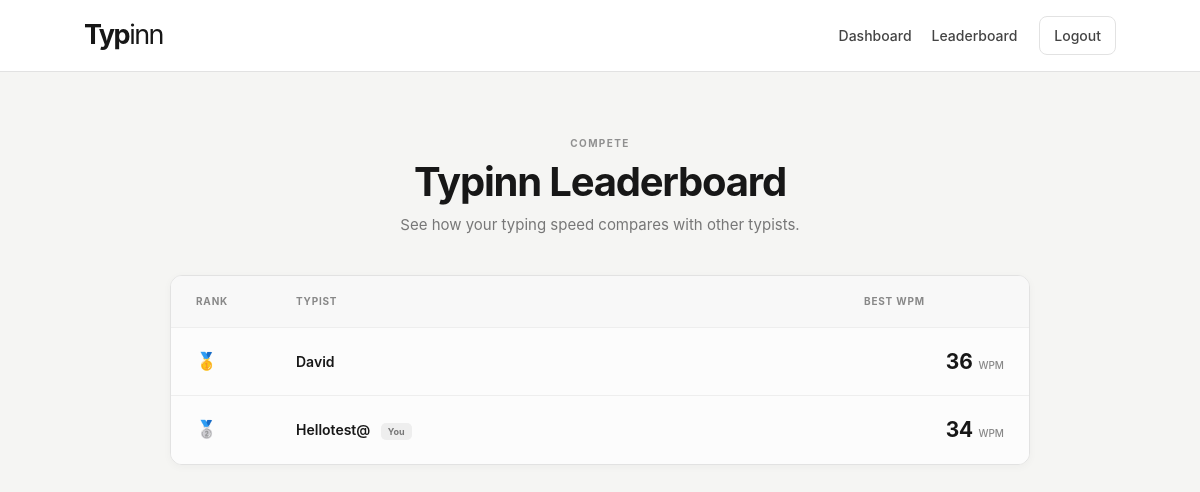
The page /leaderboard (signed in) on the database its author committed.
### app.py (models this page shows, shortened)
class User(db.Model, UserMixin):
    id = db.Column(
        db.Integer,
        primary_key=True
    )
    username = db.Column(
        db.String(80),
        unique=True,
        nullable=False
    )
    email = db.Column(
        db.String(120),
        unique=True,
        nullable=False
    )
    password_hash = db.Column(
        db.String(255),
        nullable=False
    )
    xp = db.Column(
        db.Integer,
        default=0,
        nullable=False
    )
    streak = db.Column(
        db.Integer,
        default=0,
        nullable=False
    )
    last_test_date = db.Column(
        db.Date,
        nullable=True
    )

### app.py (the view)
@app.route("/leaderboard")
def leaderboard():
    leaderboard_data = (
        db.session.query(
            User.username,
            db.func.max(
                TypingResult.wpm
            ).label("best_wpm")
        )
        .join(
            TypingResult,
            TypingResult.user_id == User.id
        )
        .group_by(
            User.id
        )
        .order_by(
            db.desc("best_wpm"),
            User.username.asc()
        )
        .limit(100)
        .all()
    )
    return render_template(
        "leaderboard.html",
        leaderboard=leaderboard_data
    )

### app.py (called while the page is built)
@login_manager.user_loader
def load_user(user_id):
    try:
        return db.session.get(
            User,
            int(user_id)
        )
    except (
        TypeError,
        ValueError
    ):
        return None

### templates/leaderboard.html (shortened to what this page needs)
{% extends "base.html" %}
{% block content %}
<div class="leaderboard-container">
    <section class="leaderboard-header">
        <span class="eyebrow">
            COMPETE
        </span>
        <h1>
            Typinn Leaderboard
        </h1>
        <p>
            See how your typing speed compares with other typists.
        </p>
    </section>
    <section class="leaderboard-card">
        {% if leaderboard %}
            <div class="leaderboard-row leaderboard-head">
                <span>
                    Rank
                </span>
                <span>
                    Typist
                </span>
                <span>
                    Best WPM
                </span>
            </div>
            {% for user in leaderboard %}
                <div
                    class="
                        leaderboard-row
                        {% if loop.index <= 3 %}
                            top-rank
                        {% endif %}
                    "
                >
                    <span class="rank">
                        {% if loop.index == 1 %}
                            🥇
                        {% elif loop.index == 2 %}
                            🥈
                        {% elif loop.index == 3 %}
                            🥉
                        {% else %}
                            #{{ loop.index }}
                        {% endif %}
                    </span>
                    <span class="username">
                        {{ user.username }}
                        {% if current_user.is_authenticated
                              and user.username == current_user.username %}
                            <small>
                                You
                            </small>
                        {% endif %}
                    </span>
                    <strong class="leaderboard-wpm">
                        {{ user.best_wpm }}
                        <small>
                            WPM
                        </small>
                    </strong>
                </div>
            {% endfor %}
        {% endif %}
    </section>
</div>
{% endblock %}

### static/css/style.css (style rules this page uses)
:root { --bg: #f5f5f3; --surface: #ffffff; --surface-soft: #fafafa; --text: #171717; --text-soft: #444444; --muted: #777777; --light-muted: #a0a0a0; --border: #e2e2e2; --border-light: #eeeeee; --accent: #171717; --accent-hover: #000000; --correct: #171717; --incorrect: #d14343; --radius-sm: 8px; --radius-md: 12px; --radius-lg: 18px; --container-width: 1040px; --shadow-sm: 0 2px 8px rgba(0, 0, 0, 0.035); --shadow-md: 0 12px 32px rgba(0, 0, 0, 0.065); --shadow-lg: 0 20px 55px rgba(0, 0, 0, 0.09); --transition: 0.2s ease; }
* { box-sizing: border-box; margin: 0; padding: 0; }
html { scroll-behavior: smooth; }
body { min-height: 100vh; font-family: Inter, -apple-system, BlinkMacSystemFont, "Segoe UI", Roboto, Helvetica, Arial, sans-serif; background: var(--bg); color: var(--text); line-height: 1.5; -webkit-font-smoothing: antialiased; -moz-osx-font-smoothing: grayscale; text-rendering: optimizeLegibility; }
.eyebrow { display: block; margin-bottom: 8px; color: #909090; font-size: 10px; font-weight: 750; letter-spacing: 0.14em; text-transform: uppercase; }
.leaderboard-container { width: 100%; max-width: 900px; margin: 0 auto; padding: 64px 20px; }
.leaderboard-header { text-align: center; margin-bottom: 38px; }
.leaderboard-header .eyebrow { margin-bottom: 9px; }
.leaderboard-header h1 { color: var(--text); font-size: 40px; line-height: 1.1; letter-spacing: -1.2px; margin-bottom: 10px; }
.leaderboard-header p { color: var(--muted); font-size: 15px; }
.leaderboard-card { overflow: hidden; background: var(--surface); border: 1px solid var(--border); border-radius: var(--radius-md); box-shadow: var(--shadow-sm); }
.leaderboard-row { display: grid; grid-template-columns: 100px 1fr 140px; align-items: center; padding: 18px 25px; border-bottom: 1px solid var(--border-light); }
.leaderboard-row:last-child { border-bottom: none; }
.leaderboard-head { background: #f8f8f8; color: #888888; font-size: 10px; text-transform: uppercase; letter-spacing: 0.08em; font-weight: 700; }
.rank { color: var(--text); font-size: 17px; font-weight: 650; }
.username { color: var(--text); font-weight: 600; font-size: 14px; }
.username small { margin-left: 7px; padding: 3px 7px; background: #eeeeee; border-radius: 5px; color: #777777; font-size: 9px; font-weight: 650; }
.leaderboard-wpm { color: var(--text); text-align: right; font-size: 21px; font-variant-numeric: tabular-nums; }
.leaderboard-wpm small { color: #888888; font-size: 10px; font-weight: 450; }
.top-rank { background: #fcfcfc; }

### rows shown on the page
User: username "David", best_wpm "36"
User: username "Hellotest@", shows "You", best_wpm "34"
